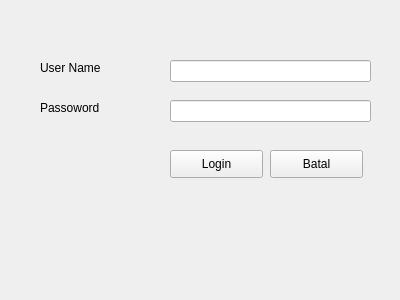
<?xml version="1.0" encoding="UTF-8"?>
<ui version="4.0">
 <class>frmLogin</class>
 <widget class="QWidget" name="frmLogin">
  <property name="geometry">
   <rect>
    <x>0</x>
    <y>0</y>
    <width>400</width>
    <height>300</height>
   </rect>
  </property>
  <property name="windowTitle">
   <string>Form</string>
  </property>
  <widget class="QLineEdit" name="txtUsername">
   <property name="geometry">
    <rect>
     <x>170</x>
     <y>60</y>
     <width>201</width>
     <height>22</height>
    </rect>
   </property>
  </widget>
  <widget class="QLabel" name="label_2">
   <property name="geometry">
    <rect>
     <x>40</x>
     <y>100</y>
     <width>111</width>
     <height>16</height>
    </rect>
   </property>
   <property name="text">
    <string>Passoword</string>
   </property>
  </widget>
  <widget class="QLineEdit" name="txtPassword">
   <property name="geometry">
    <rect>
     <x>170</x>
     <y>100</y>
     <width>201</width>
     <height>22</height>
    </rect>
   </property>
   <property name="echoMode">
    <enum>QLineEdit::Password</enum>
   </property>
  </widget>
  <widget class="QLabel" name="label">
   <property name="geometry">
    <rect>
     <x>40</x>
     <y>60</y>
     <width>111</width>
     <height>16</height>
    </rect>
   </property>
   <property name="text">
    <string>User Name</string>
   </property>
  </widget>
  <widget class="QPushButton" name="btnBatal">
   <property name="geometry">
    <rect>
     <x>270</x>
     <y>150</y>
     <width>93</width>
     <height>28</height>
    </rect>
   </property>
   <property name="text">
    <string>Batal</string>
   </property>
  </widget>
  <widget class="QPushButton" name="btnLogin">
   <property name="geometry">
    <rect>
     <x>170</x>
     <y>150</y>
     <width>93</width>
     <height>28</height>
    </rect>
   </property>
   <property name="text">
    <string>Login</string>
   </property>
  </widget>
 </widget>
 <resources/>
 <connections/>
</ui>
